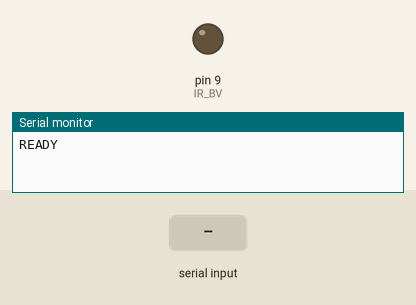
Recording of a sketch running on a simulated Arduino Uno, built with avr-gcc and run on an emulated ATmega328P. On the bench: output pins drawn as LEDs (lit = HIGH), the last lines printed to the serial monitor. The test bench sets the inputs (shaded band).

Above: at 1.2 s.
1.3 s: "SEND\n" received over Serial
At 2.1 s:
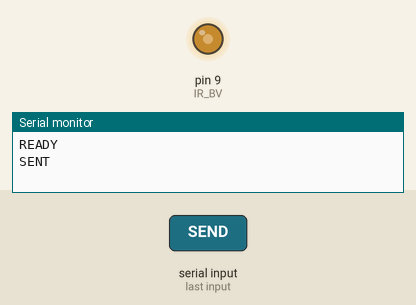
Timing chart, 0 to 4.3 s (numbered marks = the images above; inputs shaded):
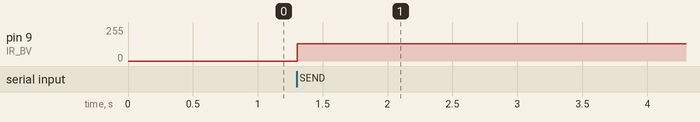

The sketch:

TV.ino
```cpp
/*
Send Pronto Hex via an IR LED connected to Arduino Pin D9.
 Make sure you do not send a blank (" ") as the last character.
 Send the following command over the serial line:

 # Sony12, device = 1, obc = 47
 SEND 0000 0067 0000 000d 0060 0018 0030 0018 0030 0018 0030 0018 0030 0018 0018 0018 0030 0018 0018 0018 0030 0018 0018 0018 0018 0018 0018 0018 0018 03de

 or

 # RC5, device = 11, obc = 64
 SEND 0000 0073 0000 000B 0040 0020 0020 0020 0020 0040 0040 0040 0020 0020 0040 0020 0020 0020 0020 0020 0020 0020 0020 0020 0020 0CC8

 Based on https://github.com/stephenong/Arduino-IR-Remote-Control-Player
 */


#include <avr/interrupt.h>
#include <stdio.h>
#include <avr/pgmspace.h>
#include <stdint.h>
#include <avr/io.h>
#define IR_PORT PORTB
#define IR_PIN PINB
#define IR_DDR DDRB
#define IR_BV _BV(1)
#define IR_OCR OCR1A
#define IR_TCCRnA TCCR1A
#define IR_TCCRnB TCCR1B
#define IR_TCNTn TCNT1
#define IR_TIFRn TIFR1
#define IR_TIMSKn TIMSK1
#define IR_TOIEn TOIE1
#define IR_ICRn ICR1
#define IR_OCRn OCR1A
#define IR_COMn0 COM1A0
#define IR_COMn1 COM1A1
#define PRONTO_IR_SOURCE 0 // Pronto code byte 0
#define PRONTO_FREQ_CODE 1 // Pronto code byte 1
#define PRONTO_SEQUENCE1_LENGTH 2 // Pronto code byte 2
#define PRONTO_SEQUENCE2_LENGTH 3 // Pronto code byte 3
#define PRONTO_CODE_START 4 // Pronto code byte 4

static const uint16_t *ir_code = NULL;
static uint16_t ir_cycle_count = 0;
static uint32_t ir_total_cycle_count = 0;
static uint8_t ir_seq_index = 0;
static uint8_t ir_led_state = 0;

void ir_on()
{
  IR_TCCRnA |= (1<<IR_COMn1) + (1<<IR_COMn0);
  ir_led_state = 1;
}

void ir_off()
{
  IR_TCCRnA &= ((~(1<<IR_COMn1)) & (~(1<<IR_COMn0)) );
  ir_led_state = 0;
}

void ir_toggle()
{
  if (ir_led_state)
    ir_off();
  else
    ir_on();
}

void ir_start(uint16_t *code)
{
  ir_code = code;
  IR_PORT &= ~IR_BV; // Turn output off
  IR_DDR |= IR_BV; // Set it as output
  IR_TCCRnA = 0x00; // Reset the pwm
  IR_TCCRnB = 0x00;
  //printf_P(PSTR("FREQ CODE: %hd\r\n"), code[PRONTO_FREQ_CODE]);
  uint16_t top = ( (F_CPU/1000000.0) * code[PRONTO_FREQ_CODE] * 0.241246 ) - 1;
  //printf_P(PSTR("top: %hu\n\r"), top);
  IR_ICRn = top;
  IR_OCRn = top >> 1;
  IR_TCCRnA = (1<<WGM11);
  IR_TCCRnB = (1<<WGM13) | (1<<WGM12);
  IR_TCNTn = 0x0000;
  IR_TIFRn = 0x00;
  IR_TIMSKn = 1 << IR_TOIEn;
  ir_seq_index = PRONTO_CODE_START;
  ir_cycle_count = 0;
  ir_on();
  IR_TCCRnB |= (1<<CS10);
}

#define TOTAL_CYCLES 80000 // Turns off after this number of
// cycles. About 2 seconds
// FIXME: Turn off after having sent
ISR(TIMER1_OVF_vect) {
  uint16_t sequenceIndexEnd;
  uint16_t repeatSequenceIndexStart;
  ir_total_cycle_count++;
  ir_cycle_count++;

  if (ir_cycle_count== ir_code[ir_seq_index]) {
    ir_toggle();
    ir_cycle_count = 0;
    ir_seq_index++;
    sequenceIndexEnd = PRONTO_CODE_START +
      (ir_code[PRONTO_SEQUENCE1_LENGTH]<<1) +
      (ir_code[PRONTO_SEQUENCE2_LENGTH]<<1);

    repeatSequenceIndexStart = PRONTO_CODE_START +
      (ir_code[PRONTO_SEQUENCE1_LENGTH]<<1);

    if (ir_seq_index >= sequenceIndexEnd ) {
      ir_seq_index = repeatSequenceIndexStart;

      if(ir_total_cycle_count>TOTAL_CYCLES) {
        ir_off();
        TCCR1B &= ~(1<<CS10);
      }
    }
  }
}

void ir_stop()
{
  IR_TCCRnA = 0x00; // Reset the pwm
  IR_TCCRnB = 0x00;
}

const uint16_t inputLength = 512;

void setup() {
  Serial.begin(9600);
  Serial.println("READY");
}

void loop()
{
  if ( Serial.available() > 0 )
  {
    static char input[inputLength];
    static uint16_t i;
    char c = Serial.read();

    if ( c != '\r' && c != '\n' && i < inputLength-1)
      input[i++] = c;

    else
    {
      input[i] = '\0';
      i = 0;

      uint16_t array[80];
      uint16_t j = 0;

      if ( !strncmp(input, "SEND", 4) )
      {
        char* p = input+4;

        while ( (p = strchr(p, ' ')) != NULL )
          array[j++] = strtol(p, &p, 16);

        ir_start(array);
        Serial.print("SENT ");
        for ( uint8_t i = 0; i < j; i++ )
        {
          Serial.print ("0x");
          Serial.print (array[i], HEX);
          Serial.print(" ");
        }


        Serial.println();
      }
    }
  }
}
```

Measured:
- after the input at 1.3 s, pin 9 (IR_BV): 0/255 → 128/255 at once
